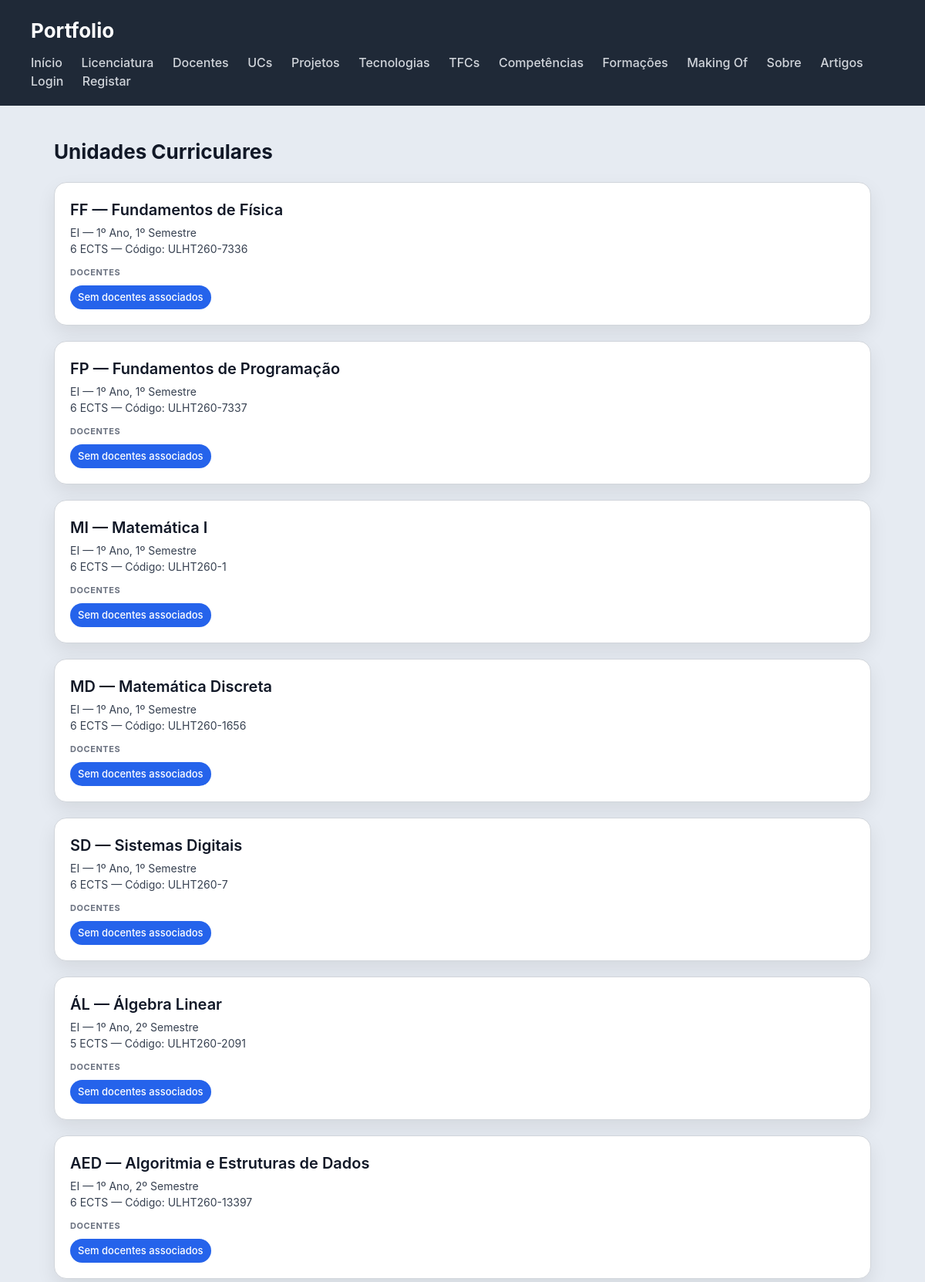
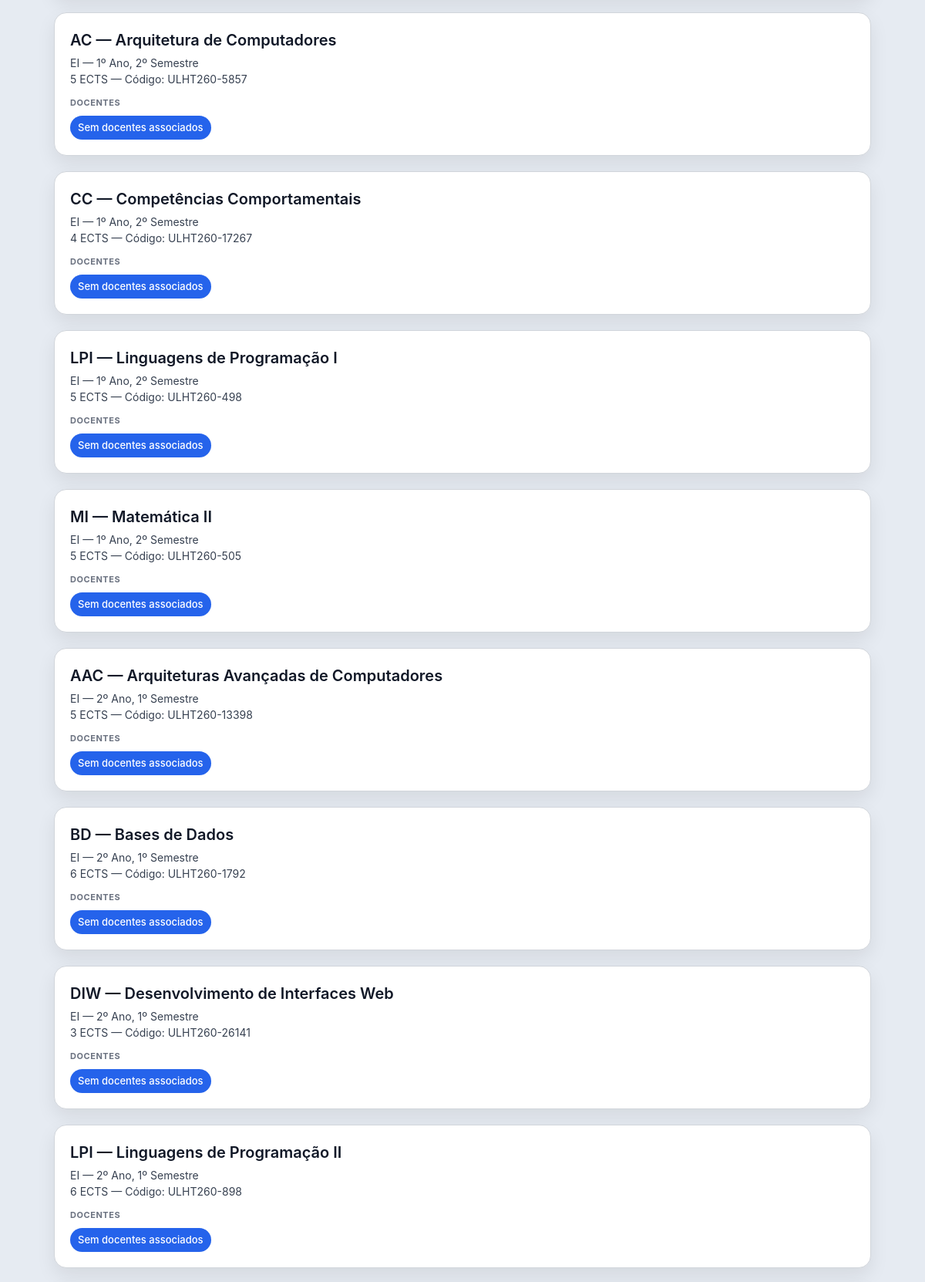
/portfolio/ucs/ (upper part), run on the app's committed database (2 pictures, top to bottom).
### portfolio/models.py (models this page shows, shortened)
class UnidadeCurricular(models.Model):
    SEMESTRE_CHOICES = [
        (1, '1º Semestre'),
        (2, '2º Semestre'),
    ]
    nome = models.CharField(max_length=200)
    sigla = models.CharField(max_length=20)
    ano_curricular = models.IntegerField()
    semestre = models.IntegerField(choices=SEMESTRE_CHOICES)
    ects = models.IntegerField()
    descricao = models.TextField()
    imagem = models.ImageField(upload_to='ucs/', blank=True, null=True)
    codigo = models.CharField(max_length=20)
    ativo = models.BooleanField(default=True)
    licenciatura = models.ForeignKey(
        Licenciatura, on_delete=models.CASCADE, related_name='unidades_curriculares'
    )
    docentes = models.ManyToManyField(Docente, blank=True, related_name='unidades_curriculares')
    class Meta:
        verbose_name = 'Unidade Curricular'
        verbose_name_plural = 'Unidades Curriculares'

class Licenciatura(models.Model):
    GRAU_CHOICES = [
        ('licenciatura', 'Licenciatura'),
        ('mestrado', 'Mestrado'),
        ('doutoramento', 'Doutoramento'),
        ('ctesp', 'CTeSP'),
    ]
    nome = models.CharField(max_length=200)
    sigla = models.CharField(max_length=20)
    grau = models.CharField(max_length=20, choices=GRAU_CHOICES)
    area_cientifica = models.CharField(max_length=200)
    duracao_anos = models.IntegerField()
    ects_total = models.IntegerField()
    descricao = models.TextField()
    url_lusofona = models.URLField()
    logo = models.ImageField(upload_to='licenciatura/', blank=True, null=True)
    ano_inicio = models.IntegerField()
    class Meta:
        verbose_name = 'Licenciatura'
        verbose_name_plural = 'Licenciaturas'

### portfolio/views.py (the view)
# urls.py: path('ucs/', views.ucs_view, name='ucs'),
def ucs_view(request):
    ucs = UnidadeCurricular.objects.select_related('licenciatura').prefetch_related('docentes').all()
    return render(request, 'portfolio/ucs.html', {'ucs': ucs})

### portfolio/templates/portfolio/ucs.html (shortened to what this page needs)
{% extends "portfolio/base.html" %}
{% block content %}
<h2>Unidades Curriculares</h2>
<section>
    {% for uc in ucs %}
    <article>
        <header>
            <h3>{{ uc.sigla }} &mdash; {{ uc.nome }}</h3>
            <p>{{ uc.licenciatura.sigla }} &mdash; {{ uc.ano_curricular }}º Ano, {{ uc.get_semestre_display }}</p>
            <p>{{ uc.ects }} ECTS &mdash; Código: {{ uc.codigo }}</p>
        </header>
        <section>
            <h4>Docentes</h4>
            <ul>
                {% for docente in uc.docentes.all %}
                    <li>{{ docente.nome }}</li>
                {% empty %}
                    <li>Sem docentes associados</li>
                {% endfor %}
            </ul>
        </section>
    </article>
    {% empty %}
    <p>Sem unidades curriculares registadas.</p>
    {% endfor %}
</section>
{% endblock %}

### portfolio/static/portfolio/styles.css (style rules this page uses)
* { box-sizing: border-box; margin: 0; padding: 0; }
body { font-family: "Inter", "Segoe UI", system-ui, -apple-system, sans-serif; background: #e6ebf2; color: #111827; line-height: 1.5; }
h2 { margin-bottom: 20px; font-size: 26px; }
section > article { background: white; padding: 20px; border-radius: 16px; border: 1px solid #d1d5db; box-shadow: 0 10px 25px rgba(0,0,0,0.08); transition: all 0.25s ease; margin-bottom: 20px; }
article > header { margin-bottom: 12px; }
article > header > h3 { font-size: 20px; font-weight: 600; margin-bottom: 4px; }
article > header > p { font-size: 14px; color: #374151; }
article > section { margin-top: 10px; }
article > section > h4 { font-size: 11px; text-transform: uppercase; color: #6b7280; margin-bottom: 8px; letter-spacing: 0.05em; }
article > section > ul { list-style: none; display: flex; flex-wrap: wrap; gap: 8px; }
article > section > ul > li { background: #2563eb; color: white; padding: 6px 10px; border-radius: 999px; font-size: 13px; font-weight: 500; }

### data on the page
UnidadeCurricular: sigla "FF", nome "Fundamentos de Física", licenciatura.sigla "EI", ano_curricular "1", semestre "1º Semestre", ects "6", codigo "ULHT260-7336"
UnidadeCurricular: sigla "FP", nome "Fundamentos de Programação", licenciatura.sigla "EI", ano_curricular "1", semestre "1º Semestre", ects "6", codigo "ULHT260-7337"
UnidadeCurricular: sigla "MI", nome "Matemática I", licenciatura.sigla "EI", ano_curricular "1", semestre "1º Semestre", ects "6", codigo "ULHT260-1"
UnidadeCurricular: sigla "MD", nome "Matemática Discreta", licenciatura.sigla "EI", ano_curricular "1", semestre "1º Semestre", ects "6", codigo "ULHT260-1656"
UnidadeCurricular: sigla "SD", nome "Sistemas Digitais", licenciatura.sigla "EI", ano_curricular "1", semestre "1º Semestre", ects "6", codigo "ULHT260-7"
UnidadeCurricular: sigla "ÁL", nome "Álgebra Linear", licenciatura.sigla "EI", ano_curricular "1", semestre "2º Semestre", ects "5", codigo "ULHT260-2091"
UnidadeCurricular: sigla "AED", nome "Algoritmia e Estruturas de Dados", licenciatura.sigla "EI", ano_curricular "1", semestre "2º Semestre", ects "6", codigo "ULHT260-13397"
UnidadeCurricular: sigla "AC", nome "Arquitetura de Computadores", licenciatura.sigla "EI", ano_curricular "1", semestre "2º Semestre", ects "5", codigo "ULHT260-5857"
UnidadeCurricular: sigla "CC", nome "Competências Comportamentais", licenciatura.sigla "EI", ano_curricular "1", semestre "2º Semestre", ects "4", codigo "ULHT260-17267"
UnidadeCurricular: sigla "LPI", nome "Linguagens de Programação I", licenciatura.sigla "EI", ano_curricular "1", semestre "2º Semestre", ects "5", codigo "ULHT260-498"
UnidadeCurricular: sigla "MI", nome "Matemática II", licenciatura.sigla "EI", ano_curricular "1", semestre "2º Semestre", ects "5", codigo "ULHT260-505"
UnidadeCurricular: sigla "AAC", nome "Arquiteturas Avançadas de Computadores", licenciatura.sigla "EI", ano_curricular "2", semestre "1º Semestre", ects "5", codigo "ULHT260-13398"
UnidadeCurricular: sigla "BD", nome "Bases de Dados", licenciatura.sigla "EI", ano_curricular "2", semestre "1º Semestre", ects "6", codigo "ULHT260-1792"
UnidadeCurricular: sigla "DIW", nome "Desenvolvimento de Interfaces Web", licenciatura.sigla "EI", ano_curricular "2", semestre "1º Semestre", ects "3", codigo "ULHT260-26141"
UnidadeCurricular: sigla "LPI", nome "Linguagens de Programação II", licenciatura.sigla "EI", ano_curricular "2", semestre "1º Semestre", ects "6", codigo "ULHT260-898"
